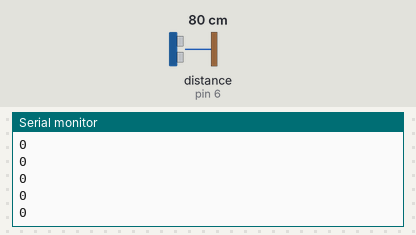
Bench run of a sketch on a simulated Arduino Uno, built with avr-gcc and run on an emulated ATmega328P. Shown: the last lines printed to the serial monitor. The test bench sets the inputs (shaded band); at power-on: distance to the obstacle (sensor on pin 6) 80 cm. The echo pulse lasts 58.3 µs per cm.

Above: at 1.2 s.
1.3 s: distance to the obstacle (sensor on pin 6) set to 2 cm
At 1.33 s:
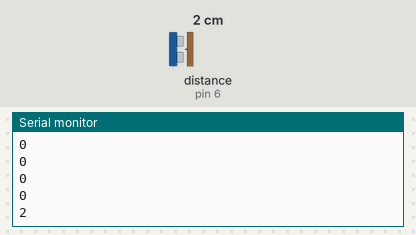
2.8 s: distance to the obstacle (sensor on pin 6) set to 4 cm
At 2.84 s:
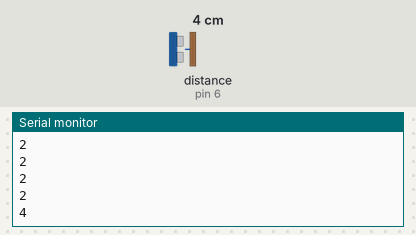
Timing chart, 0 to 5.8 s (numbered marks = the images above; inputs shaded):
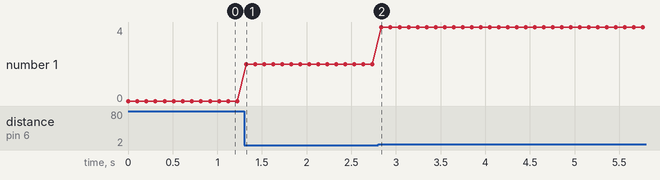

The sketch:

ultrasonic_test.ino
```cpp
#include <NewPing.h>

const int PIN_WATER_SENSOR_ECHO = 6;
const int PIN_WATER_SENSOR_TRIG = 13;
const int MAX_DIST_WATER_SENSOR = 20;

NewPing waterSensor(PIN_WATER_SENSOR_TRIG,
                    PIN_WATER_SENSOR_ECHO,
                    MAX_DIST_WATER_SENSOR);

int distanceToWater;

void setup() {
  Serial.begin(9600);
}

void loop() {
  distanceToWater = waterSensor.ping_cm();
  Serial.println(distanceToWater);
  delay(100);
}
```

Measured:
- after the input at 1.3 s, the serial monitor: prints a new line at once (image 1)
- after the input at 2.8 s, the serial monitor: prints a new line at once (image 2)
- plotted number 1: 0 → 2 after the input at 1.3 s, 2 → 4 after the input at 2.8 s
